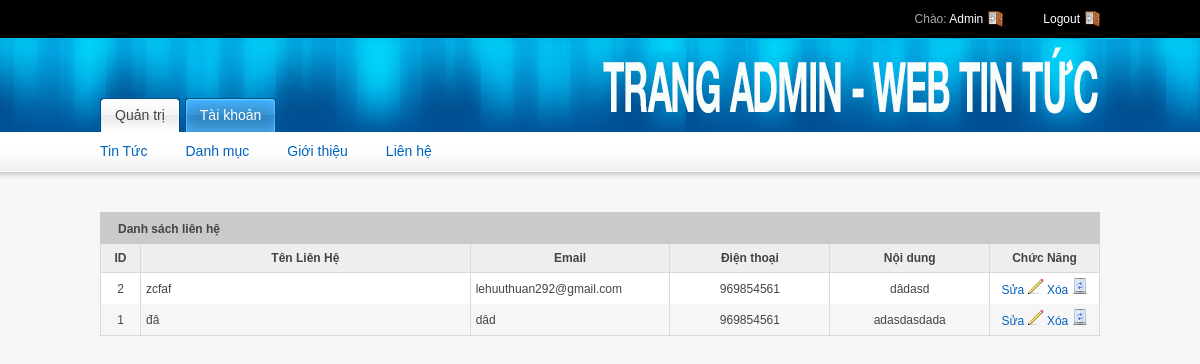
Screenshot of /Web_tin_tuc/Admin/lienhe.php (signed in) with the database file from the repository.
### tables this page shows
CREATE TABLE `lienhe` (
  `maLienHe` int(11) NOT NULL,
  `hoTen` varchar(50) NOT NULL,
  `Email` varchar(50) NOT NULL,
  `Phone` varchar(50) NOT NULL,
  `noiDung` text NOT NULL,
  `thoiGian` date NOT NULL
);

### Web_tin_tuc/Admin/lienhe.php (the view, shortened to what this page needs)
<?php
include_once 'header.php';
include_once 'dbconnect.php';
?>
<div class="grid_12">
	<div class="module">
		<h2>
			<span>Danh sách liên hệ</span>
		</h2>
		<div class="module-table-body">
			<form action="">
				<table id="myTable" class="tablesorter">
					<thead>
						<tr>
							<th style="width: 4%; text-align: center;">ID</th>
							<th>Tên Liên Hệ</th>
							<th style="width: 20%">Email</th>
							<th style="width: 16%; text-align: center;">Điện thoại</th>
							<th style="width: 16%; text-align: center;">Nội dung</th>
							<th style="width: 11%; text-align: center;">Chức Năng</th>
						</tr>
					</thead>
					<tbody>
					<?php
						$queryLH = "SELECT * FROM lienhe ORDER BY maLienHe DESC";
						$resultLH = $mysqli->query($queryLH);
						while ($arLH = mysqli_fetch_assoc($resultLH)){
							$idcontact = $arLH['maLienHe'];
							$name = $arLH['hoTen'];
							$mail = $arLH['Email'];
							$phone = $arLH['Phone'];
							$description = $arLH['noiDung'];
					?>
						<tr>
							<td class="align-center"><?=$idcontact?></td>
							<td><?=$name?> </td>
							<td><?=$mail?></td>
							<td align="center"><?=$phone?></td>
							<td align="center"><?=$description?></td>
							<td align="center"><a href="suaLienHe.php?id=<?=$idcontact?>">Sửa <img
									src="images/pencil.gif" alt="edit" /> </a> <a
								href="xoaLienHe.php?id=<?=$idcontact?>">Xóa <img
									src="images/bin.gif" width="16" height="16" alt="delete" /> </a>
							</td>
						</tr>
						<?php }?>
					</tbody>
				</table>
			</form>
		</div>
	</div>
</div>

### Web_tin_tuc/Admin/css/styles.css (style rules this page uses)
html, body, div, span, applet, object, iframe, h1, h2, h3, h4, h5, h6, p, blockquote, pre, a, abbr, acronym, address, big, cite, code, del, dfn, em, font, img, ins, kbd, q, s, samp, small, strike, strong, sub, sup, tt, var, b, u, i, center, dl, dt, dd, ol, ul, li, fieldset, form, label, legend, table, caption, tbody, tfoot, thead, tr, th, td { margin: 0; padding: 0; border: 0; outline: 0; font-size: 100%; background: transparent; }
body { line-height: 1; }
table { border-collapse: collapse; border-spacing: 0; }
body { font: 12px/1.5 tahoma,arial; color: #444444; background-color: #f6f6f6; }
h2 { font-size: 24px; letter-spacing: -1px; }
p, dl, hr, h1, h2, h3, h4, h5, h6, ol, ul, pre, table, address, fieldset { margin-bottom: 15px; }
a, a:visited { color:#0063be; text-decoration: none; }
.align-center { text-align: center; }
div.module { float: left; margin-bottom: 10px; width: 100%; }
div.module div.module-table-body { padding: 0; float: left; width: 100%; }
div.module h2 { background: #cacaca; display: block; float: left; height: 32px; margin-right: 0px; padding-right: 0px; text-decoration: none; color: #444444; font-family: Arial, Helvetica, sans-serif; font-size:12px; font-weight:bold; width: 100%; margin-bottom: 0; letter-spacing: normal }
div.module h2 span { display: block; line-height: 20px; padding: 7px 0 5px 18px; }
div.module table { width: 100%; margin: 0 0 10px 0; border-left: 1px solid #d9d9d9; border-bottom: 1px solid #d9d9d9; }
div.module table th { background-color: #eeeeee; color: #444444; padding: 5px; border-right: 1px solid #d9d9d9; border-bottom: 1px solid #d9d9d9; }
div.module table td { background-color: #ffffff; padding: 5px;; border-right: 1px solid #d9d9d9; }
#myTable td { vertical-align: middle; }
#myTable tr:nth-child(even) td { background: #F6F6F6 }

### rows the page displays
lienhe: maLienHe "2", hoTen "zcfaf", Email "lehuuthuan292@gmail.com", Phone "969854561", noiDung "dâdasd"
lienhe: maLienHe "1", hoTen "đâ", Email "dâd", Phone "969854561", noiDung "adasdasdada"

### other values shown
$fullname "Admin"
